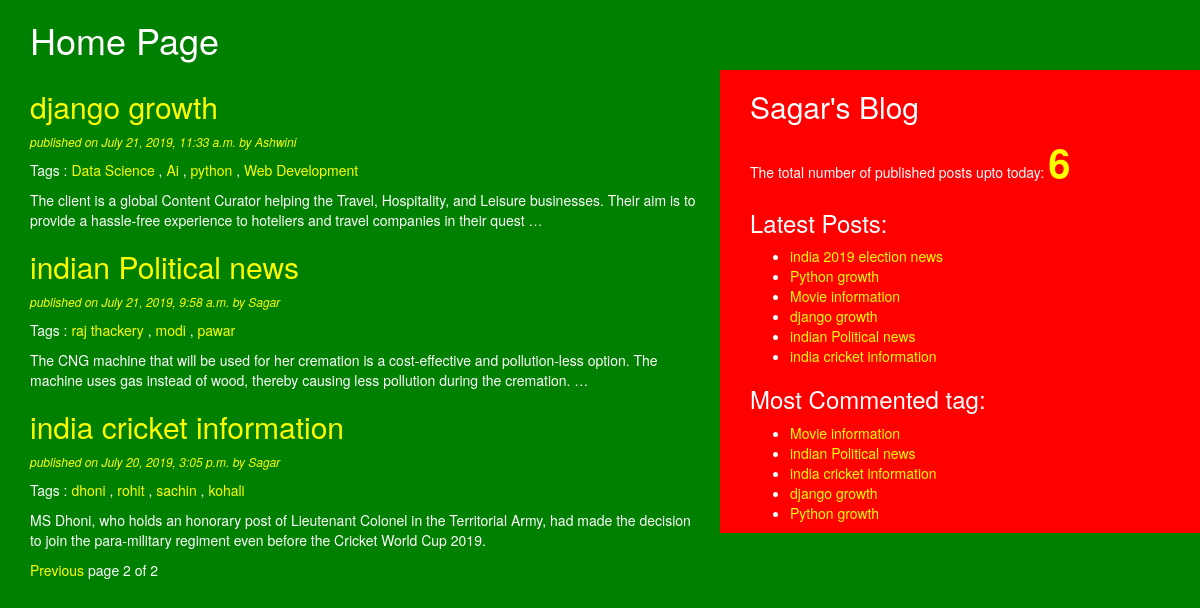
Screenshot of /?page=2 with the database file from the repository.
### blog/models.py (models this page shows, shortened)
class Post(models.Model):
    STATUS_CHOICES=(('draft',"Draft"),("published","Published"))
    title=models.CharField(max_length=256)
    slug=models.SlugField(max_length=264,unique_for_date="publish")
    author=models.ForeignKey(User,related_name="blog_posts",on_delete=models.CASCADE)
    body=models.TextField()
    publish=models.DateTimeField(default=timezone.now)
    created=models.DateTimeField(auto_now_add=True)
    updated=models.DateTimeField(auto_now=True)
    status=models.CharField(max_length=10,choices=STATUS_CHOICES,default="draft")
    objects=CustomManager()
    tags=TaggableManager()
    class Meta:
        ordering=("-publish",)
    def get_absolute_url(self):
        return reverse("post_detail",args=[self.publish.year,self.publish.strftime('%m'),self.publish.strftime('%d'),self.slug])

### blog/views.py (the view)
# urls.py: path('', views.post_list_view),
def post_list_view(request,tag_slug=None):
    post_list=Post.objects.all()
    tag=None
    if tag_slug:
        tag=get_object_or_404(Tag,slug=tag_slug)
        post_list=post_list.filter(tags__in=[tag])
    paginator=Paginator(post_list,3)
    page_number=request.GET.get("page")
    try:
        post_list=paginator.page(page_number)
    except PageNotAnInteger:
        post_list=paginator.page(1)
    except EmptyPage:
        post_list=paginator.page(paginator.num_pages)
    return render(request,"blog/post_list.html",{"post_list":post_list,'tag':tag})

### blog/models.py (called while the page is built)
    def get_queryset(self):
        return super().get_queryset().filter(status="published")

### blog/templatetags/blog_tags.py (called while the page is built)
@register.simple_tag(name="my_tag")
def total_posts():
    return Post.objects.count()

@register.inclusion_tag('blog/latest_post.html')
def show_latest_post(count=3):
    latest_post=Post.objects.order_by('-publish')[:count]
    return {'latest_post':latest_post}

@register.simple_tag
def get_most_commented_tag(count=5):
    return Post.objects.annotate(total_comment=Count('comments')).order_by('-total_comment')[:count]

### templates/blog/post_list.html (shortened to what this page needs)
{%extends "blog/base.html" %}
  {%block title_block%}Home Page{%endblock%}
      {%block content_body%}
      {%for post in post_list%}
        <a href="{{post.get_absolute_url}}"><h2>{{post.title}}</h2></a>
        <p id="date">published on {{post.publish}} by {{post.author|title}}</p>
        <p>Tags :
          {%for tag in post.tags.all %}
          <a href="{%url 'post_list_by_tag_name' tag_slug=tag.slug%}">{{tag.name}}</a>
          {%if not forloop.last%}, {%endif%}
          {%endfor%}
        </p>
        {{post.body|truncatewords:30|linebreaks}}
      {%endfor%}
      {%include "blog/pagination.html" with page=post_list%}
      {%endblock%}

### templates/blog/base.html (shortened to what this page needs)
<!DOCTYPE html>
{%load blog_tags%}
{%load staticfiles%}
<html lang="en" dir="ltr">
  <head>
    <link rel="stylesheet" href="https://stackpath.bootstrapcdn.com/bootstrap/3.4.1/css/bootstrap.min.css"
>
    <link rel="stylesheet" href="{%static "css/blog.css" %}">
  </head>
  <body>
    <h1>{%block title_block%} {%endblock%}</h1>
    <div class="container">
      {%block content_body%}
      {%endblock%}
    </div>
    <div class="sidebar">
      <h2>Sagar's Blog</h2>
      <p >The total  number of published posts upto today: <span id="pcount">{%my_tag%}</span></p>
      <h3>Latest Posts:</h3>{%show_latest_post 100%}
      <h3>Most Commented tag:</h3>
      {%get_most_commented_tag as most_commented%}
      <ul>
        {%for post in most_commented %}
        <li><a href="{{post.get_absolute_url}}">{{post.title}}</a></li>
        {%endfor%}
      </ul>
    </div>
  </body>
</html>

### templates/blog/latest_post.html
<ul>
  {%for post in latest_post%}
  <li><a href="{{post.get_absolute_url}}">{{post.title}}</a></li>
  {%endfor%}
</ul>

### static/css/blog.css (style rules this page uses)
.container { width: 60%; height: 100%; float: left; padding-left: 30px; background-color: green; color: white; }
.sidebar { width: 40%; height: 100%; float: right; margin-top: 0px; background-color: red; color: white; padding-left: 30px; }
h1 { width: 60%; float: left; padding-left: 30px; background-color: green; color: white; }
body { background-color: green; }
#date { color: yellow; font-size: 12px; font-style: italic; }
a { color: yellow; }
#pcount { font-size: 40px; color: yellow; font-weight: bold;; }

### rows the page displays
Post: title "django growth", publish "July 21, 2019, 11:33 a.m.", author "Ashwini", body "The client is a global Content Curator helping the Travel, Hospitality, and Leisure businesses. Their aim is to provide a hassle-free experience to hoteliers and travel companies in their quest …"
Tag: name "Data Science"
Tag: name "Ai"
Tag: name "python"
Tag: name "Web Development"
Post: title "indian Political news", publish "July 21, 2019, 9:58 a.m.", author "Sagar", body "The CNG machine that will be used for her cremation is a cost-effective and pollution-less option. The machine uses gas instead of wood, thereby causing less pollution during the cremation. …"
Tag: name "raj thackery"
Tag: name "modi"
Tag: name "pawar"
Post: title "india cricket information", publish "July 20, 2019, 3:05 p.m.", author "Sagar", body "MS Dhoni, who holds an honorary post of Lieutenant Colonel in the Territorial Army, had made the decision to join the para-military regiment even before the Cricket World Cup 2019."
Tag: name "dhoni"
Tag: name "rohit"
Tag: name "sachin"
Tag: name "kohali"
Post: title "india 2019 election news"
Post: title "Python growth"
Post: title "Movie information"

### other values shown
{{ page.number }} "2"
{{ page.paginator.num_pages }} "2"
